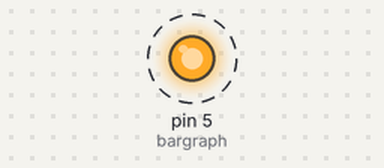
The sketch below on a simulated Arduino Uno, built with avr-gcc and run on an emulated ATmega328P. Shown: output pins drawn as LEDs (lit = HIGH). Dashed ring = blinking.

Above: at 0.5 s.
Timing chart, 0 to 3.0 s (numbered marks = the images above):
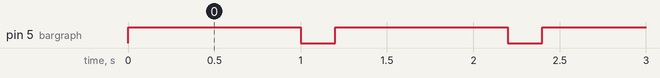

Measured:
- by itself, pin 5 (bargraph): alternates HIGH for 1.0 s and LOW for 0.20 s

The sketch:

blinkingBargraph.ino
```cpp
int bargraph = 5;

void setup() {

  Serial.begin(9600);
  pinMode(bargraph, OUTPUT);

}

void loop() {

  analogWrite(bargraph, 1023);
  delay(1000);
  analogWrite(bargraph, 0);
  delay(200);
  analogWrite(bargraph, 1023);

}
```
